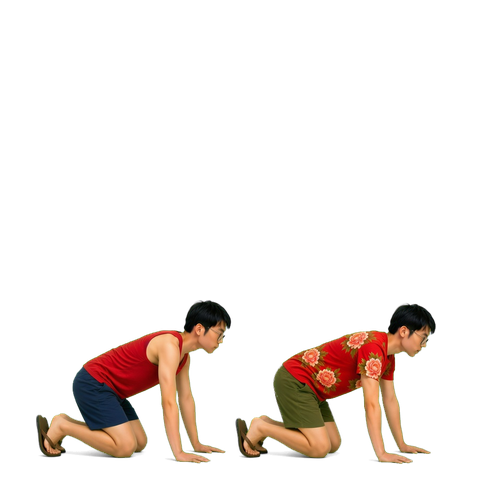
#> input picture pets/library/brother-duo/animations/crawl/03.png, 480 x 480 px, given in place of idle.png, which was not available
$ python process_animation_strips.py --input-dir ../pets/library/brother-duo/animations/crawl --output-dir out
#> lines starting #> are read from the running program, lines starting #| are printed output that depends on the picture; pictures that were not available may be replaced by others from this repository, and a replacement may not be noted
from __future__ import annotations

import argparse
from pathlib import Path

from PIL import Image


FRAME_COUNTS = {
    "idle": 4,
    "walk": 6,
    "sit": 4,
    "sleep": 4,
    "reaction": 4,
}


def split_strip(source: Path, output_root: Path, action: str, frame_count: int) -> None:
#> called with action = 'idle', frame_count = 4
    image = Image.open(source).convert("RGBA")
#> image is the input picture: PIL image 480x480 RGBA; mean R, G, B, A 19.5, 12, 7.9, 31.5
    action_dir = output_root / action
    action_dir.mkdir(parents=True, exist_ok=True)

    left_edges = [round(index * image.width / frame_count) for index in range(frame_count + 1)]
#> left_edges = [0, 120, 240, 360, 480]
    frames: list[Image.Image] = []
    boxes: list[tuple[int, int, int, int]] = []

    for index in range(frame_count):
        frame = image.crop((left_edges[index], 0, left_edges[index + 1], image.height))
        alpha_box = frame.getchannel("A").getbbox()
        if alpha_box is None:
            raise ValueError(f"{action} frame {index + 1} is empty")
        frames.append(frame)
        boxes.append(alpha_box)
#> this loop made 4 passes
#> alpha_box on passes 1 to 4: (36, 343, 120, 461), (0, 300, 120, 464), (0, 329, 120, 461), (0, 301, 76, 464)
#> pass 1, in split_strip, `frame = image.crop((left_edges[index], 0, left_edges[index + 1], image..`:
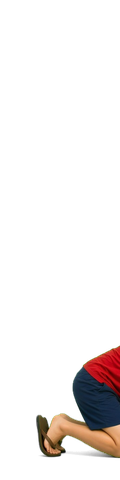
#> frame: PIL image 120x480 RGBA; mean R, G, B, A 10.8, 7, 5.7, 23.4; transparent parts drawn white
#> pass 3, in split_strip, `frame = image.crop((left_edges[index], 0, left_edges[index + 1], image..`:
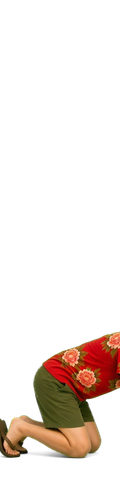
#> frame: PIL image 120x480 RGBA; mean R, G, B, A 22.3, 12.7, 7, 37.5; transparent parts drawn white
#> after the loop, boxes = [(36, 343, 120, 461), (0, 300, 120, 464), (0, 329, 120, 461), (0, 301, 76, 464)]; frames = 4 items

    max_subject_width = max(box[2] - box[0] for box in boxes)
#> max_subject_width = 120
    max_subject_height = max(box[3] - box[1] for box in boxes)
#> max_subject_height = 164
    canvas_width = max_subject_width + 32
#> canvas_width = 152
    canvas_height = max_subject_height + 28
#> canvas_height = 192
    baseline = canvas_height - 12
#> baseline = 180

    for index, (frame, box) in enumerate(zip(frames, boxes), start=1):
        subject = frame.crop(box)
        canvas = Image.new("RGBA", (canvas_width, canvas_height), (0, 0, 0, 0))
        x = (canvas_width - subject.width) // 2
        y = baseline - subject.height
        canvas.alpha_composite(subject, (x, y))
        canvas.save(action_dir / f"{index:02d}.png", optimize=True)
#> this loop made 4 passes
#> (box, x, y) on passes 1 to 4: ((36, 343, 120, 461), 34, 62), ((0, 300, 120, 464), 16, 16), ((0, 329, 120, 461), 16, 48), ((0, 301, 76, 464), 38, 17)
#> pass 1, in split_strip, `subject = frame.crop(box)`:
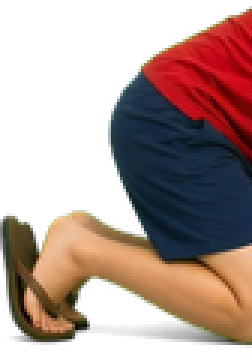
#> subject: PIL image 84x118 RGBA (shown 3 times larger); mean R, G, B, A 62.6, 40.4, 33.2, 135.8; transparent parts drawn white
#> pass 1, in split_strip, `canvas.save(action_dir / f"{index:02d}.png", optimize=True)`:
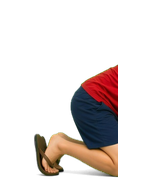
#> saved as 01.png: PIL image 152x192 RGBA; mean R, G, B, A 21.3, 13.7, 11.3, 46.1; transparent parts drawn white
#> pass 2, in split_strip, `subject = frame.crop(box)`:
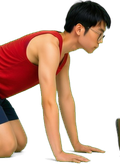
#> subject: PIL image 120x164 RGBA; mean R, G, B, A 79.1, 49.1, 33.7, 116.1; transparent parts drawn white
#> after the loop:
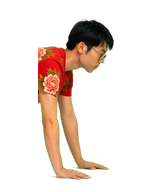
#> canvas: PIL image 152x192 RGBA; mean R, G, B, A 35.5, 22.6, 14.6, 50.5; transparent parts drawn white
#> after the loop:
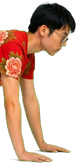
#> subject: PIL image 76x163 RGBA; mean R, G, B, A 83.6, 53.1, 34.3, 118.9; transparent parts drawn white

    print(f"{action}: {frame_count} frames, canvas={canvas_width}x{canvas_height}")
#| idle: 4 frames, canvas=152x192


def main() -> None:
    parser = argparse.ArgumentParser()
    parser.add_argument("--input-dir", type=Path, required=True)
    parser.add_argument("--output-dir", type=Path, required=True)
    args = parser.parse_args()

    for action, frame_count in FRAME_COUNTS.items():
        split_strip(args.input_dir / f"{action}.png", args.output_dir, action, frame_count)
#> pass 2 of the loop in main, `for action, frame_count in FRAME_COUNTS.items():`:
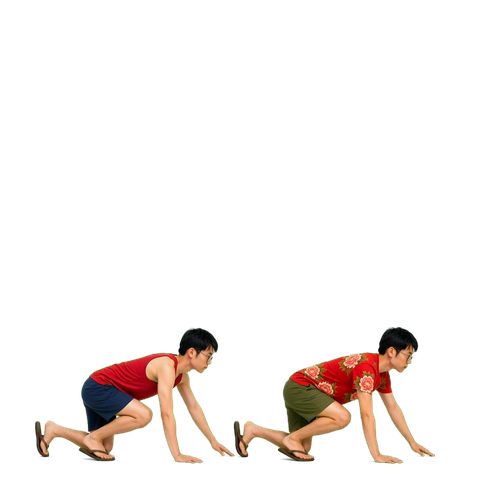
#> input picture pets/library/brother-duo/animations/crawl/04.png, 480 x 480 px, given in place of walk.png, which was not available
#> in split_strip, image is the input picture: PIL image 480x480 RGBA; mean R, G, B, A 15.3, 10, 7.1, 22.9
#> left_edges = [0, 80, 160, 240, 320, 400, 480]
#> the loop in split_strip (call 2), `for index in range(frame_count):` made 6 passes
#> alpha_box on passes 1 to 6: (35, 388, 80, 460), (0, 350, 80, 464), (0, 327, 80, 464), (0, 361, 80, 464), (0, 327, 80, 464), (0, 327, 35, 464)
#> after the loop in split_strip (call 2), `for index in range(frame_count):`: boxes = [(35, 388, 80, 460), (0, 350, 80, 464), (0, 327, 80, 464), (0, 361, 80, 464), (0, 327, 80, 464), (0, 327, 35, 464)]; frames = 6 items
#> max_subject_width = 80
#> max_subject_height = 137
#> canvas_width = 112
#> canvas_height = 165
#> baseline = 153
#> the loop in split_strip (call 2), `for index, (frame, box) in enumerate(zip(frames, boxes), start=1):` made 6 passes
#> (box, x, y) on passes 1 to 6: ((35, 388, 80, 460), 33, 81), ((0, 350, 80, 464), 16, 39), ((0, 327, 80, 464), 16, 16), ((0, 361, 80, 464), 16, 50), ((0, 327, 80, 464), 16, 16), ((0, 327, 35, 464), 38, 16)
#> pass 1, in split_strip (call 2), `canvas.save(action_dir / f"{index:02d}.png", optimize=True)`:
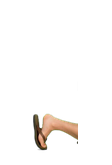
#> saved as 01.png: PIL image 112x165 RGBA; mean R, G, B, A 8.4, 6.6, 4.7, 11; transparent parts drawn white
#> after the loop in split_strip (call 2), `for index, (frame, box) in enumerate(zip(frames, boxes), start=1):`:
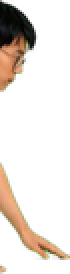
#> subject: PIL image 35x137 RGBA (shown 2 times larger); mean R, G, B, A 32.8, 26.1, 17, 48.4; transparent parts drawn white
#| walk: 6 frames, canvas=112x165


if __name__ == "__main__":
#> (the run stopped early here; a loop or call above may not have finished)
